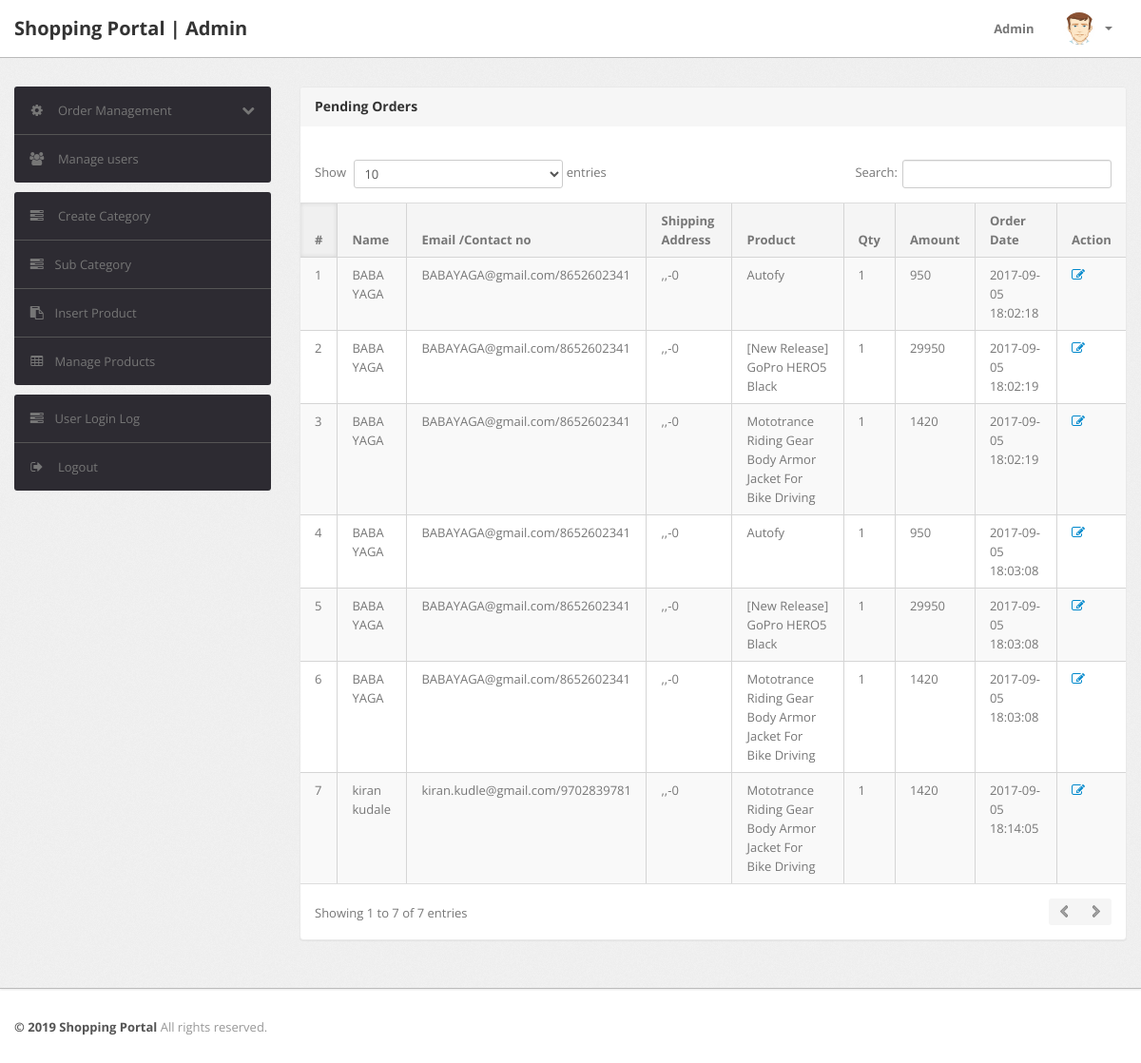
/admin/pending-orders.php (signed in), run on the app's committed database.
### tables this page shows
CREATE TABLE `orders` (
  `id` int(11) NOT NULL,
  `userId` int(11) NOT NULL,
  `productId` varchar(255) NOT NULL,
  `quantity` int(11) NOT NULL,
  `orderDate` timestamp NOT NULL DEFAULT CURRENT_TIMESTAMP,
  `paymentMethod` varchar(50) DEFAULT NULL,
  `orderStatus` varchar(55) DEFAULT NULL
);

CREATE TABLE `users` (
  `id` int(11) NOT NULL,
  `name` varchar(255) NOT NULL,
  `email` varchar(255) NOT NULL,
  `contactno` bigint(11) NOT NULL,
  `password` varchar(255) NOT NULL,
  `shippingAddress` longtext NOT NULL,
  `shippingState` varchar(255) NOT NULL,
  `shippingCity` varchar(255) NOT NULL,
  `shippingPincode` int(11) NOT NULL,
  `billingAddress` longtext NOT NULL,
  `billingState` varchar(255) NOT NULL,
  `billingCity` varchar(255) NOT NULL,
  `billingPincode` int(11) NOT NULL,
  `regDate` timestamp NOT NULL DEFAULT CURRENT_TIMESTAMP,
  `updationDate` varchar(255) NOT NULL
);

CREATE TABLE `products` (
  `id` int(11) NOT NULL,
  `category` int(11) NOT NULL,
  `subCategory` int(11) NOT NULL,
  `productName` varchar(255) NOT NULL,
  `productCompany` varchar(255) NOT NULL,
  `productPrice` int(11) NOT NULL,
  `productPriceBeforeDiscount` int(11) NOT NULL,
  `productDescription` longtext NOT NULL,
  `productImage1` varchar(255) NOT NULL,
  `productImage2` varchar(255) NOT NULL,
  `productImage3` varchar(255) NOT NULL,
  `shippingCharge` int(11) NOT NULL,
  `productAvailability` varchar(255) NOT NULL,
  `postingDate` timestamp NOT NULL DEFAULT CURRENT_TIMESTAMP,
  `updationDate` varchar(255) NOT NULL
);

### admin/pending-orders.php (the view, shortened to what this page needs)
<?php
include('include/config.php');
if(strlen($_SESSION['alogin'])==0)
	{
header('location:index.php');
}
else{
?>
<!DOCTYPE html>
<html lang="en">
<head>
	<link type="text/css" href="bootstrap/css/bootstrap.min.css" rel="stylesheet">
	<link type="text/css" href="bootstrap/css/bootstrap-responsive.min.css" rel="stylesheet">
	<link type="text/css" href="css/theme.css" rel="stylesheet">
	<link type="text/css" href="images/icons/css/font-awesome.css" rel="stylesheet">
</head>
<body>
<?php include('include/header.php');?>
	<div class="wrapper">
		<div class="container">
			<div class="row">
<?php include('include/sidebar.php');?>
			<div class="span9">
					<div class="content">
	<div class="module">
							<div class="module-head">
								<h3>Pending Orders</h3>
							</div>
							<div class="module-body table">
									<br />
								<table cellpadding="0" cellspacing="0" border="0" class="datatable-1 table table-bordered table-striped	 display" >
									<thead>
										<tr>
											<th>#</th>
											<th> Name</th>
											<th width="50">Email /Contact no</th>
											<th>Shipping Address</th>
											<th>Product </th>
											<th>Qty </th>
											<th>Amount </th>
											<th>Order Date</th>
											<th>Action</th>
										</tr>
									</thead>
<tbody>
<?php
$status='Delivered';
$query=mysqli_query($bd,"select users.name as username,users.email as useremail,users.contactno as usercontact,users.shippingAddress as shippingaddress,users.shippingCity as shippingcity,users.shippingState as shippingstate,users.shippingPincode as shippingpincode,products.productName as productname,products.shippingCharge as shippingcharge,orders.quantity as quantity,orders.orderDate as orderdate,products.productPrice as productprice,orders.id as id  from orders join users on  orders.userId=users.id join products on products.id=orders.productId where orders.	orderStatus!='$status' or orders.orderStatus is null");
$cnt=1;
while($row=mysqli_fetch_array($query))
{
?>
										<tr>
											<td><?php echo htmlentities($cnt);?></td>
											<td><?php echo htmlentities($row['username']);?></td>
											<td><?php echo htmlentities($row['useremail']);?>/<?php echo htmlentities($row['usercontact']);?></td>
											<td><?php echo htmlentities($row['shippingaddress'].",".$row['shippingcity'].",".$row['shippingstate']."-".$row['shippingpincode']);?></td>
											<td><?php echo htmlentities($row['productname']);?></td>
											<td><?php echo htmlentities($row['quantity']);?></td>
											<td><?php echo htmlentities($row['quantity']*$row['productprice']+$row['shippingcharge']);?></td>
											<td><?php echo htmlentities($row['orderdate']);?></td>
											<td>   <a href="javascript:void(0);" onClick="popUpWindow('http://localhost/shopping/admin/updateorder.php?oid=<?php echo htmlentities($row['id']);?>');" title="Update order"><i class="icon-edit"></i></a>
											</td>
											</tr>
										<?php $cnt=$cnt+1; } ?>
										</tbody>
								</table>
							</div>
						</div>
					</div>
				</div>
			</div>
		</div>
	</div>
<?php include('include/footer.php');?>
</body>
<?php } ?>

### data on the page
orders: userId.name "BABA YAGA", userId.email "BABAYAGA@gmail.com", userId.contactno "8652602341", userId.shippingPincode ",,-0", productId.productName "Autofy", quantity "1", $row['quantity']*$row['productprice']+$row['shippingcharge'] "950", orderDate "2017-09-05 18:02:18"
orders: userId.name "BABA YAGA", userId.email "BABAYAGA@gmail.com", userId.contactno "8652602341", userId.shippingPincode ",,-0", productId.productName "[New Release] GoPro HERO5 Black", quantity "1", $row['quantity']*$row['productprice']+$row['shippingcharge'] "29950", orderDate "2017-09-05 18:02:19"
orders: userId.name "BABA YAGA", userId.email "BABAYAGA@gmail.com", userId.contactno "8652602341", userId.shippingPincode ",,-0", productId.productName "Mototrance Riding Gear Body Armor Jacket For Bike Driving", quantity "1", $row['quantity']*$row['productprice']+$row['shippingcharge'] "1420", orderDate "2017-09-05 18:02:19"
orders: userId.name "BABA YAGA", userId.email "BABAYAGA@gmail.com", userId.contactno "8652602341", userId.shippingPincode ",,-0", productId.productName "Autofy", quantity "1", $row['quantity']*$row['productprice']+$row['shippingcharge'] "950", orderDate "2017-09-05 18:03:08"
orders: userId.name "BABA YAGA", userId.email "BABAYAGA@gmail.com", userId.contactno "8652602341", userId.shippingPincode ",,-0", productId.productName "[New Release] GoPro HERO5 Black", quantity "1", $row['quantity']*$row['productprice']+$row['shippingcharge'] "29950", orderDate "2017-09-05 18:03:08"
orders: userId.name "BABA YAGA", userId.email "BABAYAGA@gmail.com", userId.contactno "8652602341", userId.shippingPincode ",,-0", productId.productName "Mototrance Riding Gear Body Armor Jacket For Bike Driving", quantity "1", $row['quantity']*$row['productprice']+$row['shippingcharge'] "1420", orderDate "2017-09-05 18:03:08"
orders: userId.name "kiran kudale", userId.email "kiran.kudle@gmail.com", userId.contactno "9702839781", userId.shippingPincode ",,-0", productId.productName "Mototrance Riding Gear Body Armor Jacket For Bike Driving", quantity "1", $row['quantity']*$row['productprice']+$row['shippingcharge'] "1420", orderDate "2017-09-05 18:14:05"
